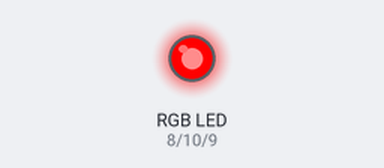
The sketch below on a simulated Arduino Uno, built with avr-gcc and run on an emulated ATmega328P. Parts: an RGB LED mixed from three pins (HIGH = lit).

Above: at 0.2 s.
At 0.7 s:
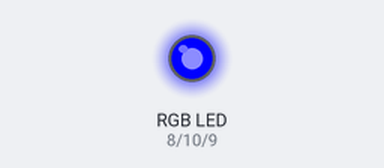
At 2.7 s:
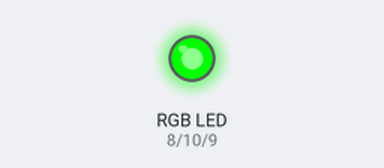
Timing chart, 0 to 3.5 s (numbered marks = the images above):
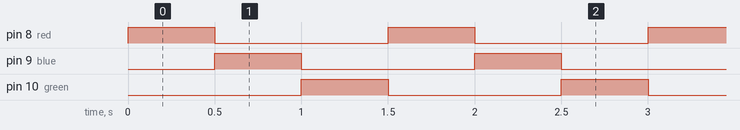

The sketch:

rgbBlink.ino
```cpp
int red = 8;
int blue = 9;
int green = 10;
void setup()
{
	pinMode(red, OUTPUT);
	pinMode(blue, OUTPUT);
	pinMode(green, OUTPUT);
}
void loop()
{
	digitalWrite(red, HIGH);
	delay(500);
	digitalWrite(red, LOW);
	//delay(500); -- off for a while
	digitalWrite(blue, HIGH);
	delay(500);
	digitalWrite(blue, LOW);
	//delay(500); -- off for a while
	digitalWrite(green, HIGH);
	delay(500);
	digitalWrite(green, LOW);
	//delay(500); -- off for a while
}
```

Measured:
- by itself, pin 8 (red), pin 9 (blue), pin 10 (green): alternates HIGH for 0.50 s and LOW for 1.0 s
- by itself, everything shown: repeats every 1.5 s, in 4 steps
